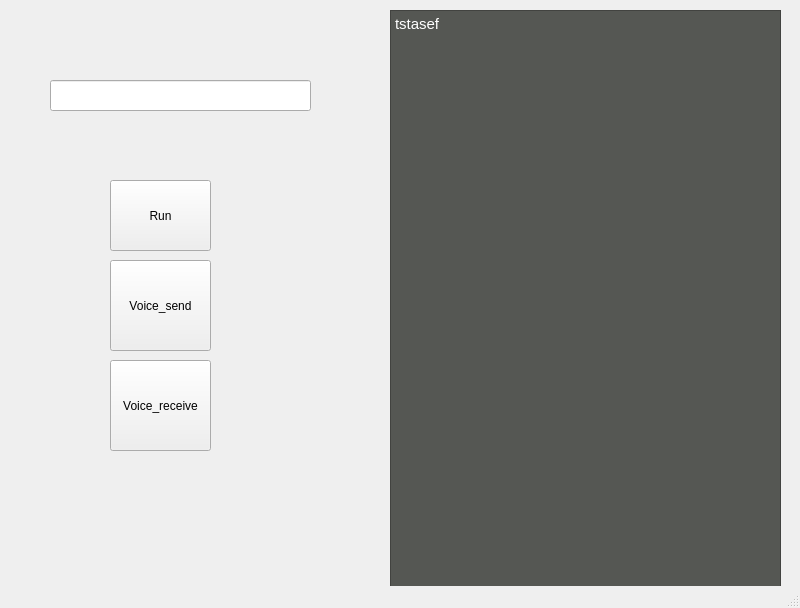
<?xml version="1.0" encoding="UTF-8"?>
<ui version="4.0">
 <class>developer_tools</class>
 <widget class="QMainWindow" name="developer_tools">
  <property name="geometry">
   <rect>
    <x>0</x>
    <y>0</y>
    <width>800</width>
    <height>608</height>
   </rect>
  </property>
  <property name="windowTitle">
   <string>developer_tools</string>
  </property>
  <widget class="QWidget" name="centralwidget">
   <widget class="QPushButton" name="run_command">
    <property name="geometry">
     <rect>
      <x>110</x>
      <y>180</y>
      <width>101</width>
      <height>71</height>
     </rect>
    </property>
    <property name="text">
     <string>Run</string>
    </property>
   </widget>
   <widget class="QTextBrowser" name="command_output">
    <property name="geometry">
     <rect>
      <x>390</x>
      <y>10</y>
      <width>391</width>
      <height>581</height>
     </rect>
    </property>
    <property name="styleSheet">
     <string notr="true">background-color: rgb(85, 87, 83);</string>
    </property>
    <property name="html">
     <string>&lt;!DOCTYPE HTML PUBLIC &quot;-//W3C//DTD HTML 4.0//EN&quot; &quot;http://www.w3.org/TR/REC-html40/strict.dtd&quot;&gt;
&lt;html&gt;&lt;head&gt;&lt;meta name=&quot;qrichtext&quot; content=&quot;1&quot; /&gt;&lt;style type=&quot;text/css&quot;&gt;
p, li { white-space: pre-wrap; }
&lt;/style&gt;&lt;/head&gt;&lt;body style=&quot; font-family:'Ubuntu'; font-size:11pt; font-weight:400; font-style:normal;&quot;&gt;
&lt;p style=&quot; margin-top:0px; margin-bottom:0px; margin-left:0px; margin-right:0px; -qt-block-indent:0; text-indent:0px;&quot;&gt;&lt;span style=&quot; color:#ffffff;&quot;&gt;tstasef&lt;/span&gt;&lt;/p&gt;&lt;/body&gt;&lt;/html&gt;</string>
    </property>
   </widget>
   <widget class="QLineEdit" name="command_input">
    <property name="geometry">
     <rect>
      <x>50</x>
      <y>80</y>
      <width>261</width>
      <height>31</height>
     </rect>
    </property>
   </widget>
   <widget class="QPushButton" name="run_voice_send">
    <property name="geometry">
     <rect>
      <x>110</x>
      <y>260</y>
      <width>101</width>
      <height>91</height>
     </rect>
    </property>
    <property name="text">
     <string>Voice_send</string>
    </property>
   </widget>
   <widget class="QPushButton" name="run_voice_receive">
    <property name="geometry">
     <rect>
      <x>110</x>
      <y>360</y>
      <width>101</width>
      <height>91</height>
     </rect>
    </property>
    <property name="text">
     <string>Voice_receive</string>
    </property>
   </widget>
  </widget>
  <widget class="QStatusBar" name="statusbar"/>
 </widget>
 <resources/>
 <connections>
  <connection>
   <sender>run_command</sender>
   <signal>clicked()</signal>
   <receiver>command_output</receiver>
   <slot>update()</slot>
   <hints>
    <hint type="sourcelabel">
     <x>160</x>
     <y>215</y>
    </hint>
    <hint type="destinationlabel">
     <x>585</x>
     <y>300</y>
    </hint>
   </hints>
  </connection>
 </connections>
</ui>
